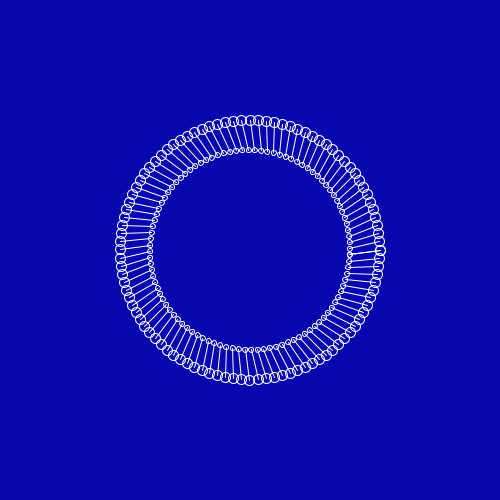
Frame 1 (no input)
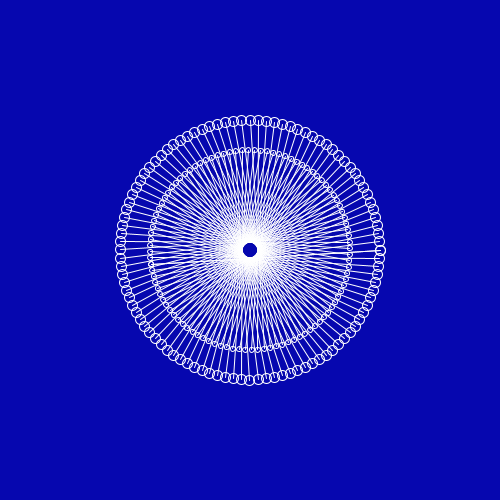
Frame 60 (the mouse pressed at the canvas centre just before this capture)
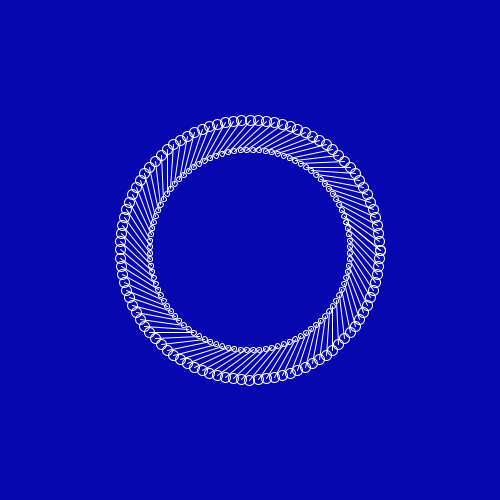
Frame 120 (the mouse held since frame 60 and released just before this capture)

The Processing sketch that drew these frames (run headless with seeded random() and noise(); from frame 60 on, the mouse is pressed at the canvas centre):

// Processing sketch: sketch_25072017
// ── sketch_25072017.pde
ArrayList<Spoke>spoke;
int total = 100;

void setup(){
  size(500, 500);
  smooth();
  stroke(255);
  noFill();
  spoke = new ArrayList<Spoke>();
  for(int i = 0; i<= total; i++){
    float angle = map(i, 0, total, 0, TWO_PI);
    spoke.add(new Spoke(angle));
  }
}

void draw(){
  background(6,7,175);
  translate(width/2, height/2);
  for(Spoke s : spoke){
    s.update();
    s.display();
  }
}
// ── Spoke.pde
class Spoke{
  float R1 = 100;
  float R2 = 130;
  float x1, y1, x2, y2;
  float angle, angle2;
  float speed = 0.05;
  Spoke(float _angle){
    angle = _angle;
    angle2 = _angle;
  }
  
  
  void update(){
    angle2 = angle2 + speed;
  }
  
  void display(){
    x1 = R1 * cos(angle2);
    y1 = R1 * sin(angle2);
    x2 = R2 * cos(angle);
    y2 = R2 * sin(angle);
    
    ellipse(x1, y1, 5, 5);
    ellipse(x2, y2, 10, 10);
    line(x1, y1, x2, y2);
  }
}
